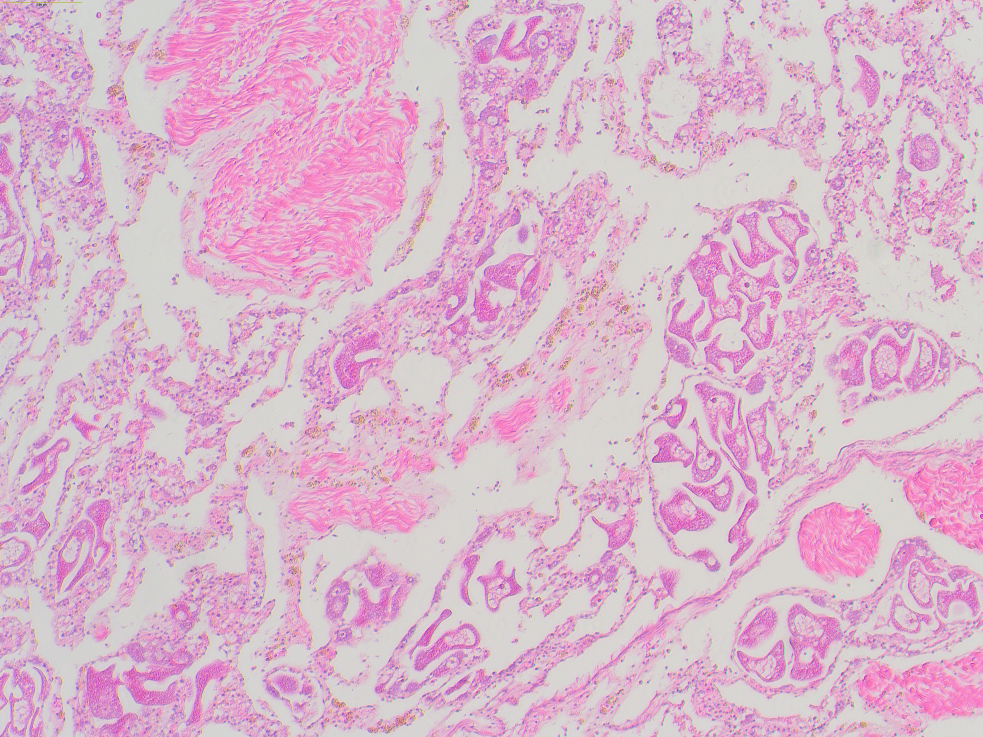
#> input picture imagedataset/spent/10-F-Spent-10x.jpg, 4912 x 3684 px, given in place of F1-spent_20x_13294.jpg, which was not available (shown at 1/5 size)
$ python reinhardcolortrans_F.py
#> lines starting #> are read from the running program, lines starting #| are printed output that depends on the picture; pictures that were not available may be replaced by others from this repository, and a replacement may not be noted
import numpy as np
import cv2
import os

input_dir = 'imagedataset/FemaleGonads/spent_F'
input_image_list = os.listdir(input_dir)
output_dir = 'output_images/F/spent'

def get_mean_and_std(image):
    x_mean, x_std = cv2.meanStdDev(image)
    x_mean = np.hstack(np.around(x_mean, 2))
    x_std = np.hstack(np.around(x_std, 2))
    return x_mean, x_std

reference_img = cv2.imread('reference_images/F1-spent_20x_13294.jpg')
#> reference_img is the input picture: shape (3684, 4912, 3); mean B, G, R 203.9, 182.9, 218.1
reference_img = cv2.cvtColor(reference_img, cv2.COLOR_BGR2LAB).astype(np.float32)
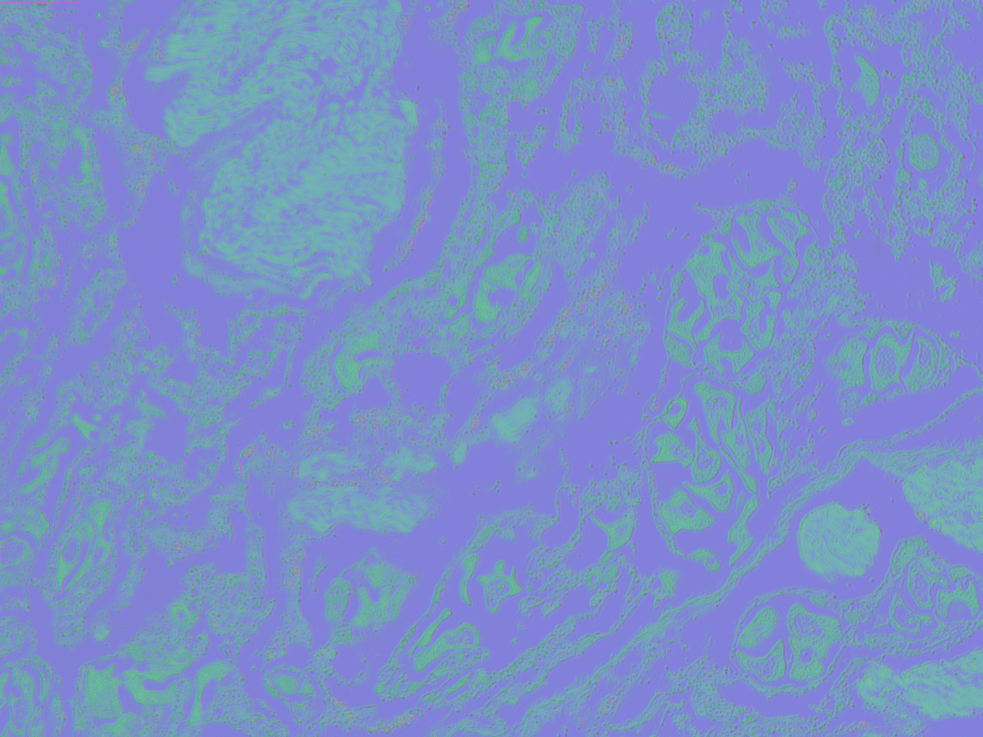
#> reference_img: shape (3684, 4912, 3) float32 (shown at 1/5 size); mean B, G, R 227.5, 146.6, 122.7

ref_mean, ref_std = get_mean_and_std(reference_img)
#> in get_mean_and_std, `x_mean, x_std = cv2.meanStdDev(image)`: x_mean = [199.5, 144.2, 122.4]; x_std = [20.72, 15.68, 10.1]
#> ref_mean = [199.5, 144.2, 122.4]; ref_std = [20.72, 15.68, 10.1]
ref_mean = ref_mean.reshape(1,1,3)
#> ref_mean = [[199.5, 144.2, 122.4]]
ref_std = ref_std.reshape(1,1,3)
#> ref_std = [[20.72, 15.68, 10.1]]

for img in (input_image_list):
    print(f"Processing {img}...")
    input_img = cv2.imread(os.path.join(input_dir, img))
    input_img = cv2.cvtColor(input_img, cv2.COLOR_BGR2LAB)
#> input_img: shape (3684, 4912, 3); mean of channels 0, 1, 2 199.5, 144.2, 122.4

    input_mean, input_std = get_mean_and_std(input_img)
#> input_mean = [199.5, 144.2, 122.4]; input_std = [20.72, 15.68, 10.1]

    # Subtract the mean from the input image
    normalized_img = (input_img - input_mean) * (ref_std / input_std) + ref_mean
#> normalized_img: shape (3684, 4912, 3) float64; mean of channels 0, 1, 2 199.5, 144.2, 122.4
    normalized_img = np.clip(normalized_img, 0, 255).astype(np.uint8)

    output_img = cv2.cvtColor(normalized_img, cv2.COLOR_LAB2BGR)

    cv2.imwrite(os.path.join(output_dir, img), output_img)

$ run again, on imagedataset/spent/19-F-Spent-10x.jpg
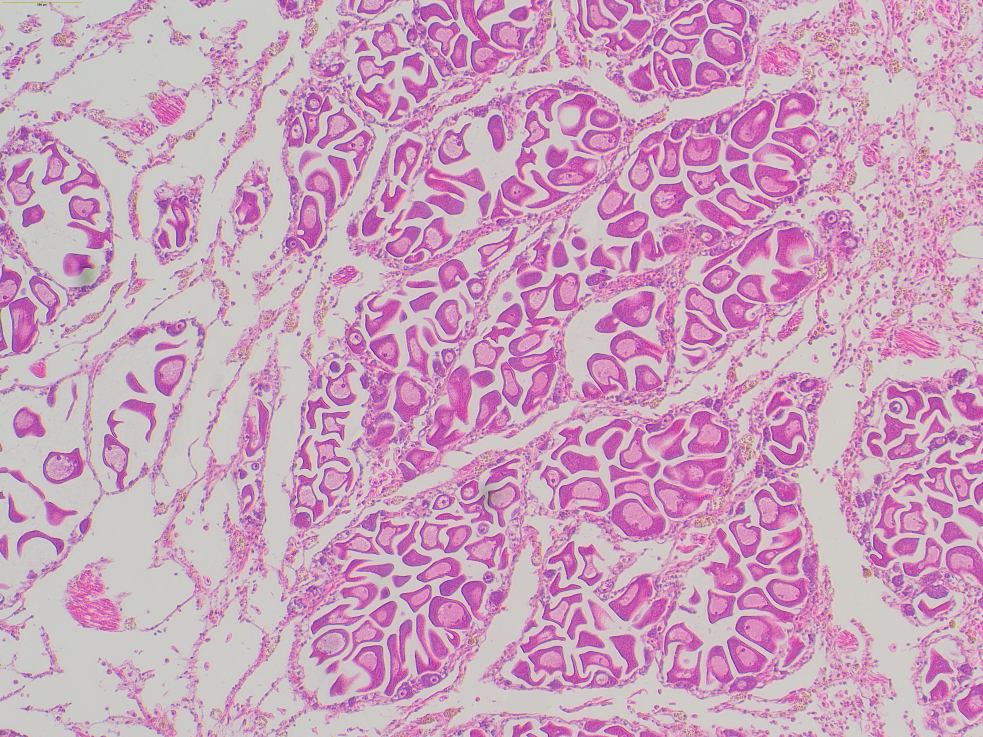
#> input picture imagedataset/spent/19-F-Spent-10x.jpg, 4912 x 3684 px, given in place of F1-spent_20x_13294.jpg, which was not available (shown at 1/5 size)
#> reference_img is the input picture: shape (3684, 4912, 3); mean B, G, R 189, 161.7, 202.9
#> `reference_img = cv2.cvtColor(reference_img, cv2.COLOR_BGR2LAB).astype(..`:
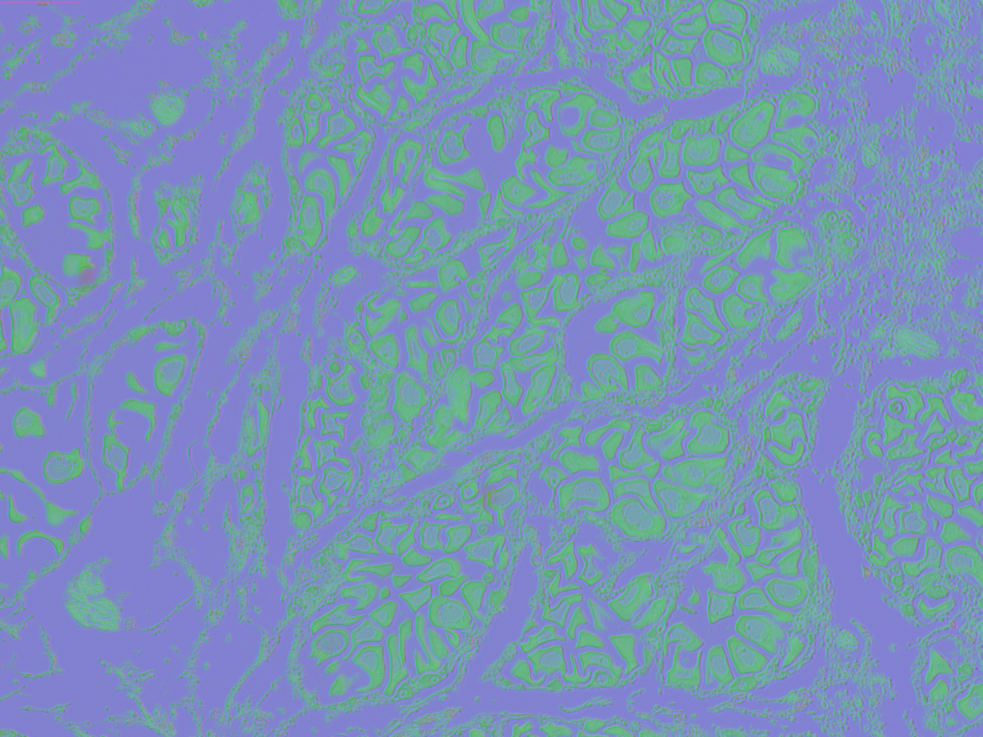
#> reference_img: shape (3684, 4912, 3) float32 (shown at 1/5 size); mean B, G, R 205.3, 148, 124
#> in get_mean_and_std, `x_mean, x_std = cv2.meanStdDev(image)`: x_mean = [182.1, 147.9, 120.3]; x_std = [32.22, 19.73, 14.56]
#> in get_mean_and_std, `x_mean = np.hstack(np.around(x_mean, 2))`: x_mean = [182.2, 147.9, 120.2]
#> `ref_mean, ref_std = get_mean_and_std(reference_img)`: ref_std = [32.22, 19.73, 14.56]
#> `ref_mean = ref_mean.reshape(1,1,3)`: ref_mean = [[182.2, 147.9, 120.2]]
#> `ref_std = ref_std.reshape(1,1,3)`: ref_std = [[32.22, 19.73, 14.56]]
#> input_img: shape (3684, 4912, 3); mean of channels 0, 1, 2 182.1, 147.9, 120.3
#> input_mean = [182.2, 147.9, 120.2]; input_std = [32.22, 19.73, 14.56]
#> normalized_img: shape (3684, 4912, 3) float64; mean of channels 0, 1, 2 182.1, 147.9, 120.3

$ run again, on imagedataset/spent/2-F-Spent-10x.jpg
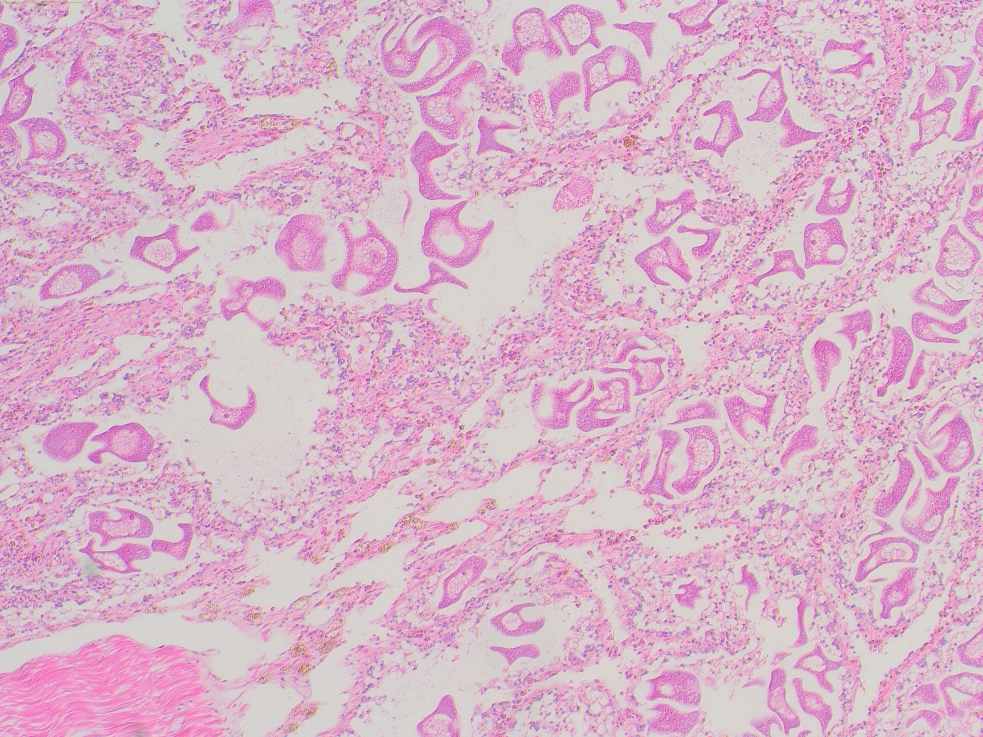
#> input picture imagedataset/spent/2-F-Spent-10x.jpg, 4912 x 3684 px, given in place of F1-spent_20x_13294.jpg, which was not available (shown at 1/5 size)
#> reference_img is the input picture: shape (3684, 4912, 3); mean B, G, R 201.2, 180.6, 217
#> `reference_img = cv2.cvtColor(reference_img, cv2.COLOR_BGR2LAB).astype(..`:
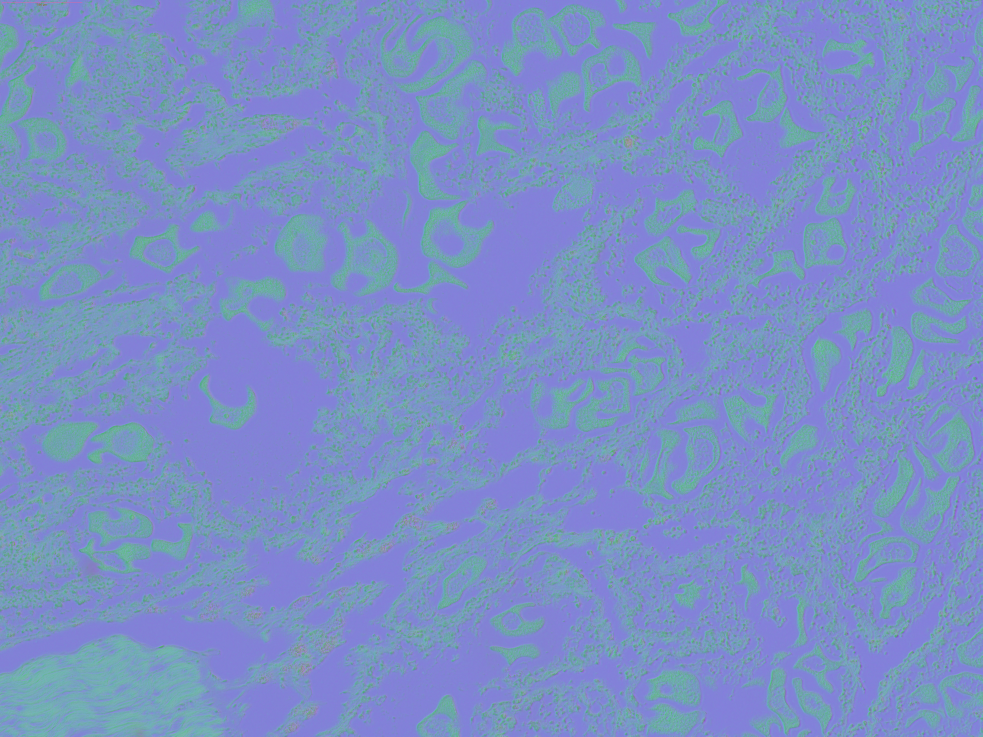
#> reference_img: shape (3684, 4912, 3) float32 (shown at 1/5 size); mean B, G, R 224.4, 146.4, 123.4
#> x_mean = [197.5, 144.6, 122.7]; x_std = [20.91, 14.13, 10.14]
#> `ref_mean, ref_std = get_mean_and_std(reference_img)`: ref_mean = [197.5, 144.6, 122.7]; ref_std = [20.91, 14.13, 10.14]
#> `ref_mean = ref_mean.reshape(1,1,3)`: ref_mean = [[197.5, 144.6, 122.7]]
#> `ref_std = ref_std.reshape(1,1,3)`: ref_std = [[20.91, 14.13, 10.14]]
#> input_img: shape (3684, 4912, 3); mean of channels 0, 1, 2 197.5, 144.6, 122.7
#> input_mean = [197.5, 144.6, 122.7]; input_std = [20.91, 14.13, 10.14]
#> normalized_img: shape (3684, 4912, 3) float64; mean of channels 0, 1, 2 197.5, 144.6, 122.7

$ run again, on imagedataset/spent/20-F-Spent-10x.jpg
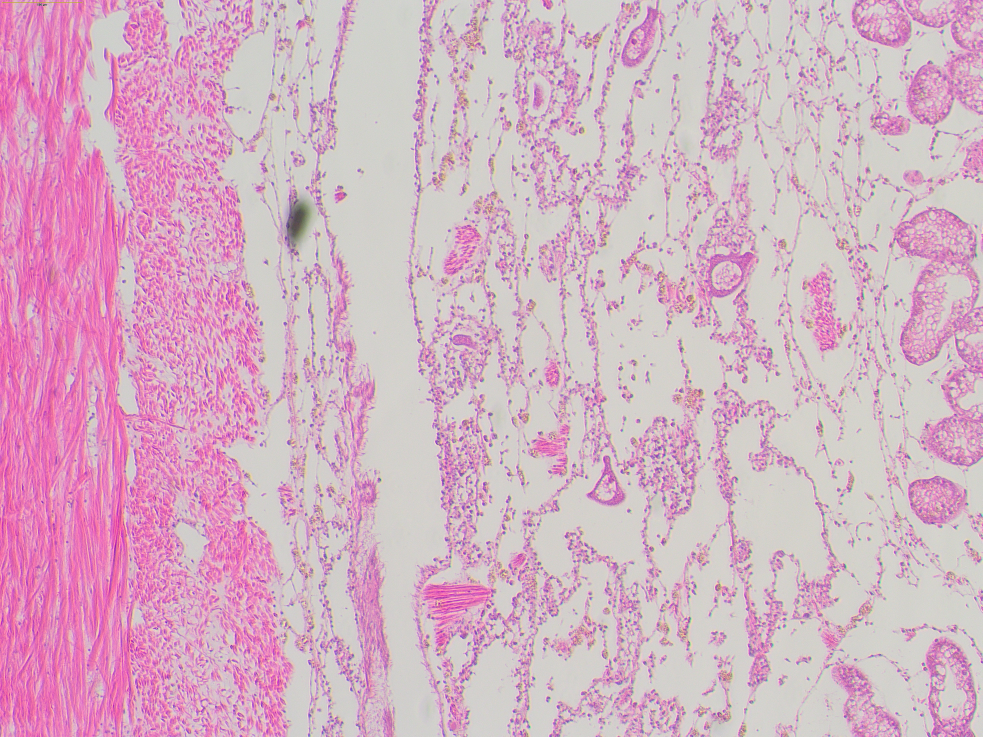
#> input picture imagedataset/spent/20-F-Spent-10x.jpg, 4912 x 3684 px, given in place of F1-spent_20x_13294.jpg, which was not available (shown at 1/5 size)
#> reference_img is the input picture: shape (3684, 4912, 3); mean B, G, R 195.3, 177.3, 212.8
#> `reference_img = cv2.cvtColor(reference_img, cv2.COLOR_BGR2LAB).astype(..`:
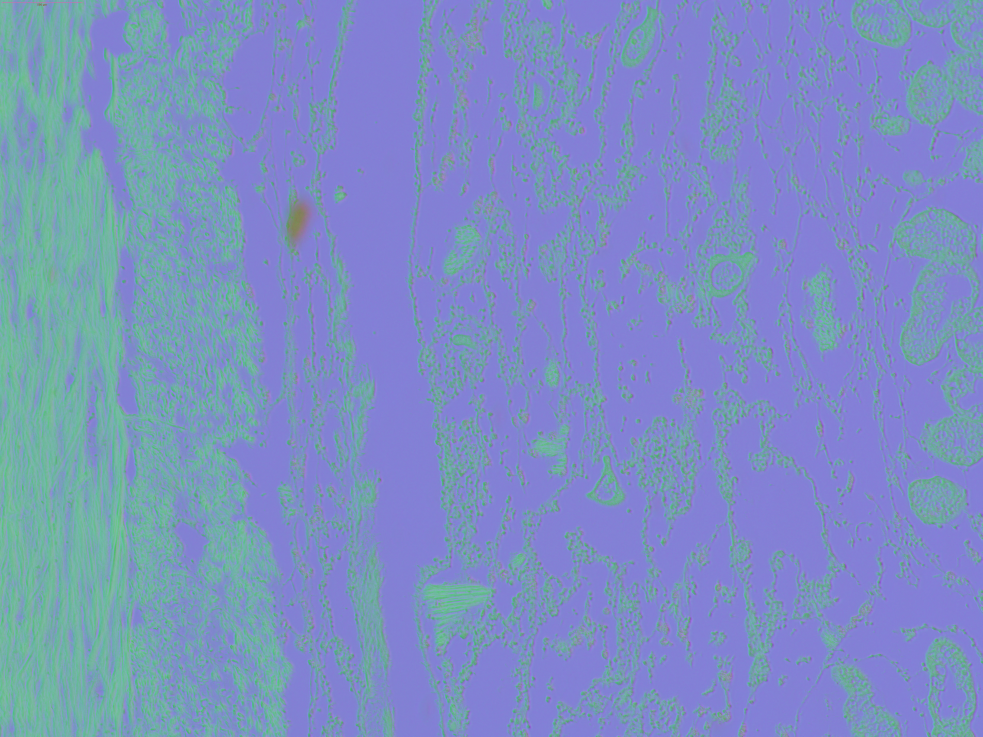
#> reference_img: shape (3684, 4912, 3) float32 (shown at 1/5 size); mean B, G, R 221.7, 142.8, 126
#> x_mean = [194.6, 143.9, 124.2]; x_std = [24.37, 19.07, 11.82]
#> `ref_mean, ref_std = get_mean_and_std(reference_img)`: ref_mean = [194.6, 143.9, 124.2]; ref_std = [24.37, 19.07, 11.82]
#> `ref_mean = ref_mean.reshape(1,1,3)`: ref_mean = [[194.6, 143.9, 124.2]]
#> `ref_std = ref_std.reshape(1,1,3)`: ref_std = [[24.37, 19.07, 11.82]]
#> input_img: shape (3684, 4912, 3); mean of channels 0, 1, 2 194.6, 143.9, 124.2
#> input_mean = [194.6, 143.9, 124.2]; input_std = [24.37, 19.07, 11.82]
#> normalized_img: shape (3684, 4912, 3) float64; mean of channels 0, 1, 2 194.6, 143.9, 124.2
